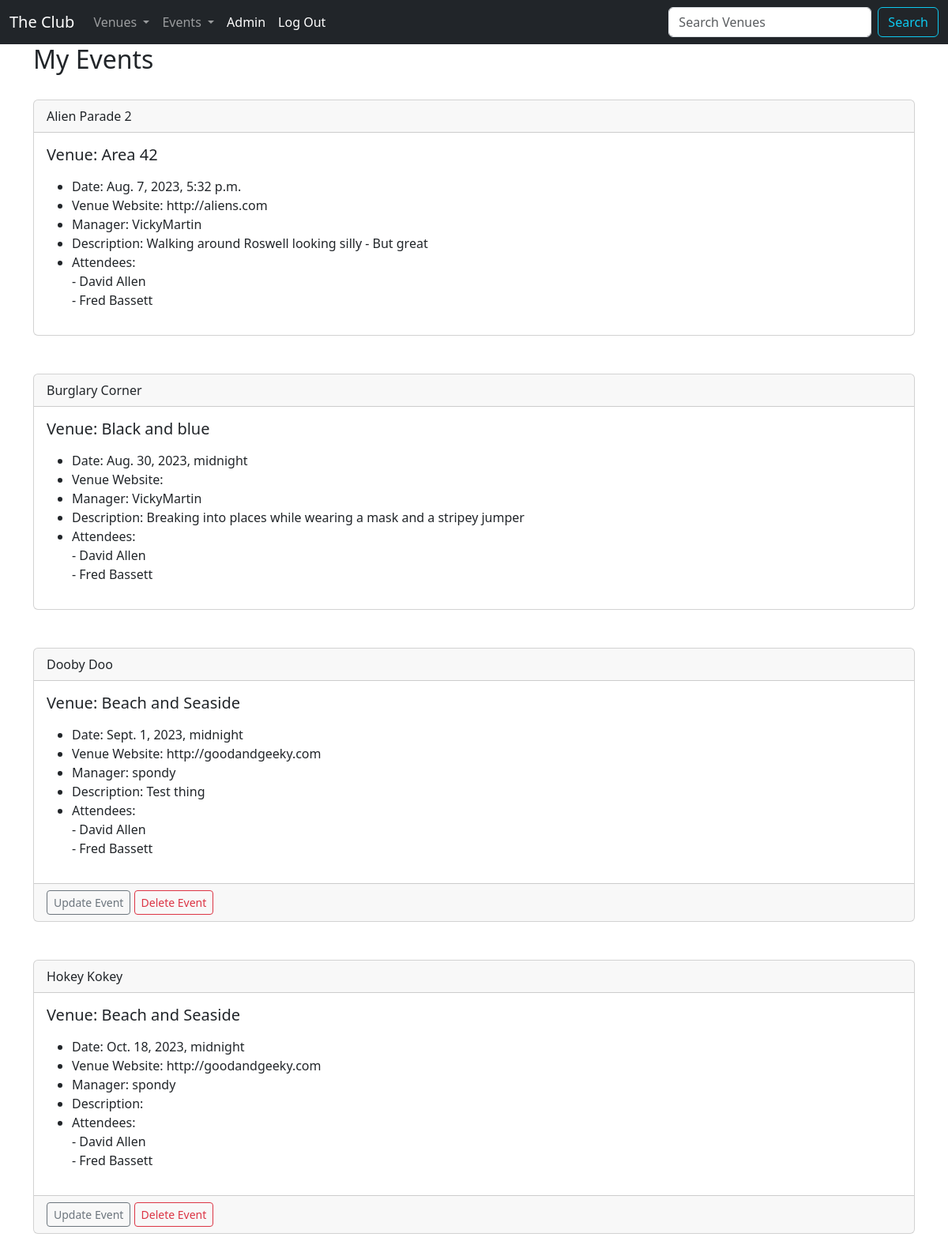
The app's page /my_events (signed in), older data.
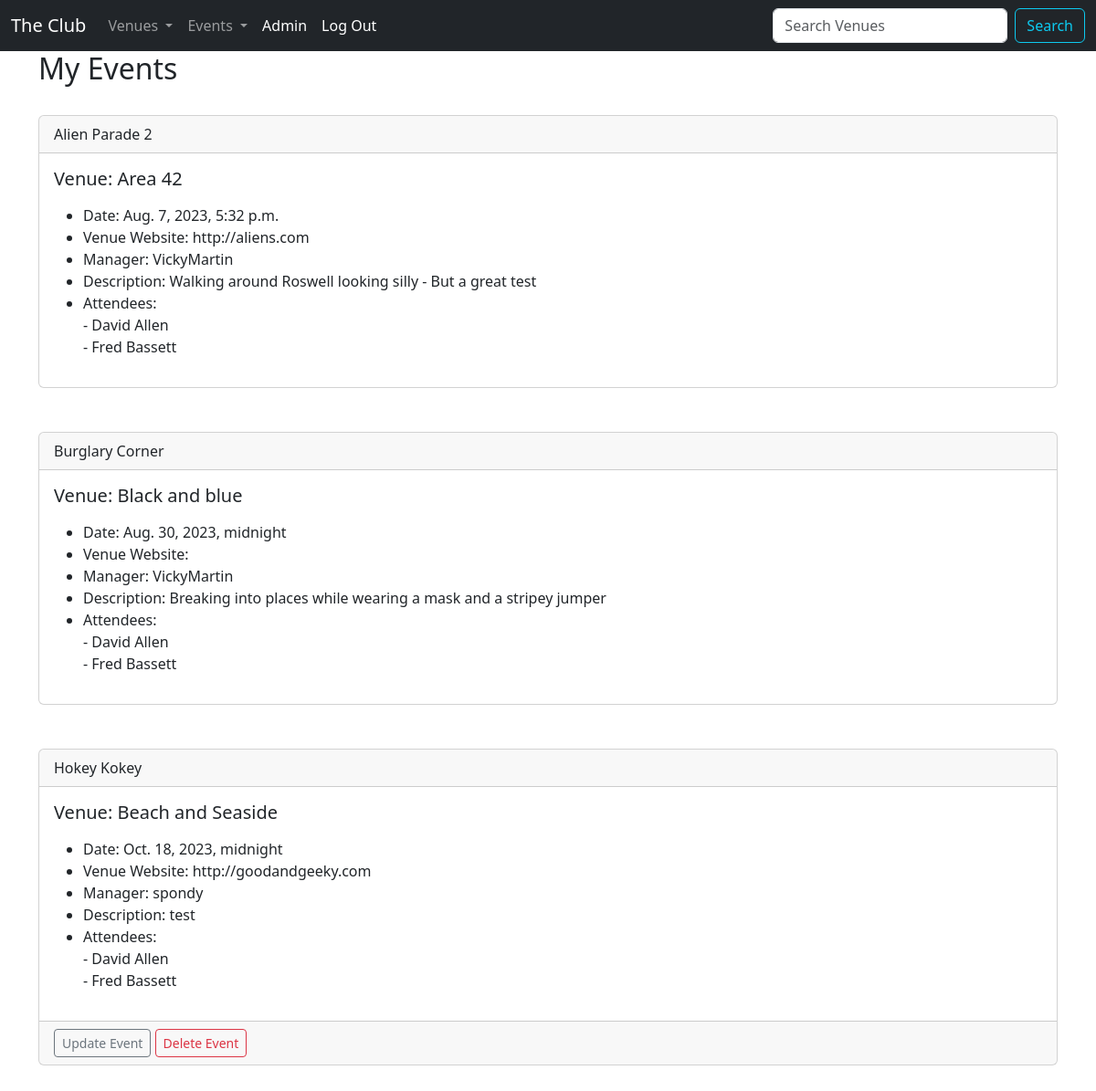
The same page, newer data.
### events/models.py (models this page shows, shortened)
class Event(models.Model):
    name = models.CharField("Event Name", max_length=120)
    event_date = models.DateTimeField("Event Date")
    venue = models.ForeignKey(Venue, blank=True, null=True, on_delete=models.CASCADE)
    manager = models.ForeignKey(User, blank=True, null=True, on_delete=models.SET_NULL)
    description = models.TextField(blank=True)
    attendees = models.ManyToManyField(MyClubUser, blank=True)
    approved = models.BooleanField("Approved", default=False)
    def __str__(self):
        return self.name

class Venue(models.Model):
    name = models.CharField("Venue Name", max_length=120)
    address = models.CharField(max_length=300)
    zip_code = models.CharField("Zip Code", max_length=15)
    phone = models.CharField("Contact Phone", max_length=25, blank=True)
    web = models.URLField("Website Address", blank=True)
    email_address = models.EmailField("Email Address", blank=True)
    owner = models.IntegerField("Venue Owner", blank=False, default=1)
    venue_image = models.ImageField(null=True, blank=True, upload_to="images/")
    def __str__(self):
        return self.name

class MyClubUser(models.Model):
    first_name = models.CharField(max_length=30)
    last_name = models.CharField(max_length=30)
    email = models.EmailField("User Email")
    def __str__(self):
        return self.first_name + " " + self.last_name

### events/views.py (the view)
# urls.py: path("my_events", views.my_events, name="my-events"),
def my_events(request):
    if request.user.is_authenticated:
        me = request.user.id
        events = Event.objects.filter(attendees=me).order_by("name")
        return render(request, "events/my_events.html", {"events": events})
    else:
        messages.success(request, ("You can't do that"))
        return redirect("home")

### events/templates/events/my_events.html
{% extends 'events/base.html' %}
{% block content %}
	<h2>My Events</h2>
	<br/>
	{% for event in events %}
<div class="card">
  <div class="card-header">
    {{ event }}
  </div>
  <div class="card-body">
    <h5 class="card-title">Venue: {{ event.venue }}</h5>
    <p class="card-text">
    	<ul>
        <li>Date: {{ event.event_date }}</li>
        <li>Venue Website: {{ event.venue.web }}</li>
        <li>Manager: {{ event.manager }}</li>
        <li>Description: {{ event.description }}</li>
        <li>Attendees:<br/>
          {% for user in event.attendees.all %}
         - {{ user }}<br/>
          {% endfor %}
          </li>
      </ul>
    </p>
  </div>
  {% if user.is_authenticated %}
    {% if user == event.manager %}
      <div class="card-footer text-muted">
        <a href="{% url 'update-event' event.id %}" class="btn btn-outline-secondary btn-sm">Update Event</a>
        <a href="{% url 'delete-event' event.id %}" class="btn btn-outline-danger btn-sm">Delete Event</a>
      </div>
    {% endif %}
  {% endif %}
</div>
	<br/><br/>
	{% endfor %}
{% endblock %}

Row changes from the older to the newer data that the page shows:
removed Event: name "Dooby Doo", venue "Beach and Seaside", event_date "Sept. 1, 2023, midnight", venue.web "http://goodandgeeky.com", manager "spondy", description "Test thing", shows "Update Event", MyClubUser (first_name+last_name "David Allen"), MyClubUser (first_name+last_name "Fred Bassett")
changed Event "Alien Parade 2": description "Walking around Roswell looking silly - But great" → "Walking around Roswell looking silly - But a great test"
changed Event "Hokey Kokey": description (not shown) → "test"
